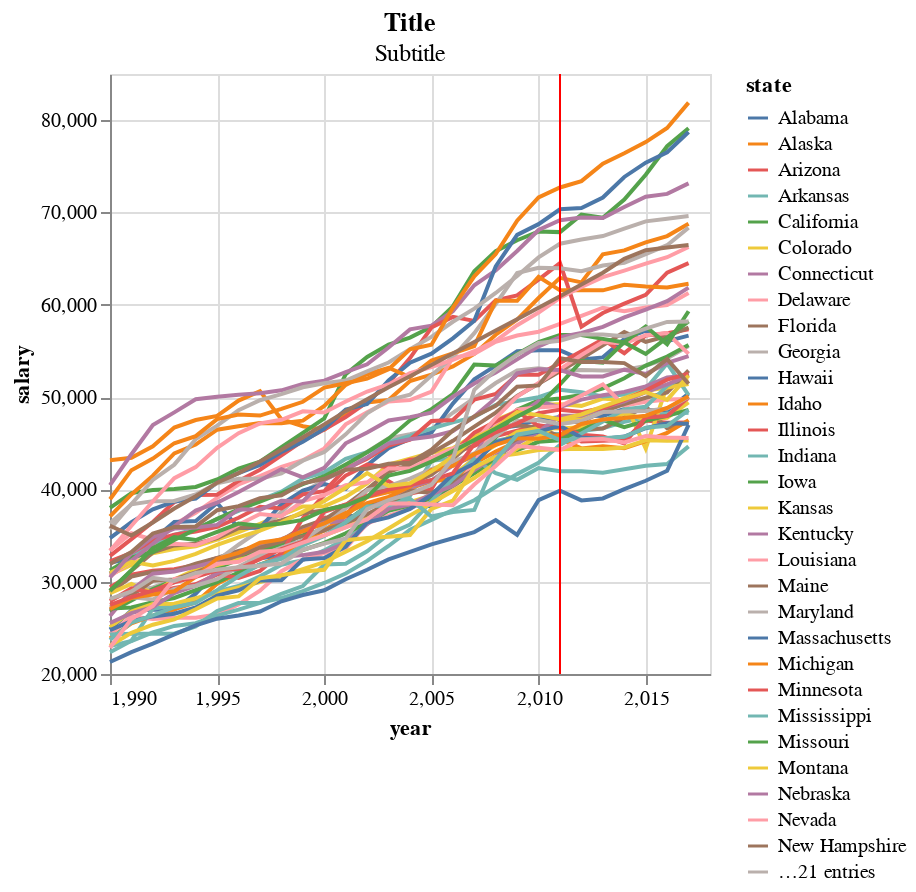

Notebook source saved alongside this figure:
### Markdown cell above
Incorporate all untreated states. But parallel trends probably doesn't hold anymore.

### Code cell
plot = alt.Chart(
    df_merged, 
    title = alt.Title(
        'Title', 
        subtitle = 'Subtitle'
        )).mark_line().encode(
    alt.X('year:Q'), 
    alt.Y('salary:Q').scale(zero=False), 
    alt.Color('state:N'))

vline_WI = alt.Chart(pd.DataFrame({"year":[2011]})).mark_rule(color="red").encode(x='year:Q')

plot + vline_WI

### Figure 1 — Vega-Lite specification as saved in the notebook (floating-point values rounded to 4 significant figures; data arrays with more than 128 entries replaced by an {"elided": "..."} marker saying what was removed)
{"config": {"view": {"continuousWidth": 300, "continuousHeight": 300}}, "layer": [{"data": {"name": "data-e3cfd46e860cf280e1a721db9af4651a"}, "mark": {"type": "line"}, "encoding": {"color": {"field": "state", "type": "nominal"}, "x": {"field": "year", "type": "quantitative"}, "y": {"field": "salary", "scale": {"zero": false}, "type": "quantitative"}}, "title": {"text": "Title", "subtitle": "Subtitle"}}, {"data": {"name": "data-6efa3164108c54a4b19e09d280816192"}, "mark": {"type": "rule", "color": "red"}, "encoding": {"x": {"field": "year", "type": "quantitative"}}}], "$schema": "https://vega.github.io/schema/vega-lite/v6.1.0.json", "datasets": {"data-e3cfd46e860cf280e1a721db9af4651a": {"elided": "1400 records"}, "data-6efa3164108c54a4b19e09d280816192": [{"year": 2011}]}}
